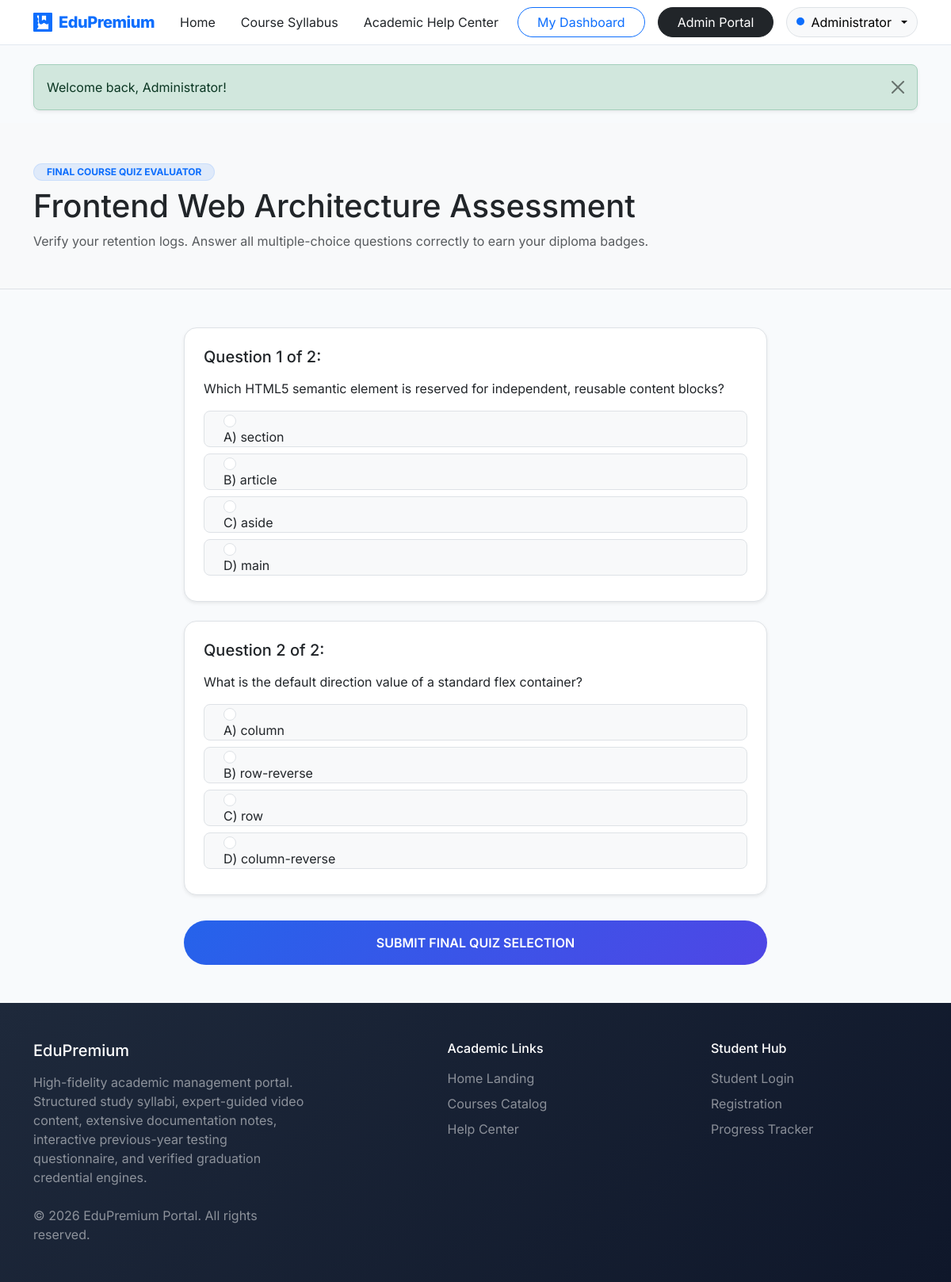
Page /quiz.php?course_id=1 (signed in) on the committed database.
### tables this page shows
CREATE TABLE IF NOT EXISTS `courses` (
  `id` INT AUTO_INCREMENT PRIMARY KEY,
  `title` VARCHAR(255) NOT NULL,
  `description` TEXT NOT NULL,
  `image` VARCHAR(255) DEFAULT 'https://images.unsplash.com/photo-1516321318423-f06f85e504b3?auto=format&fit=crop&w=600&q=80',
  `category` VARCHAR(100) NOT NULL,
  `created_at` TIMESTAMP DEFAULT CURRENT_TIMESTAMP
);

CREATE TABLE IF NOT EXISTS `quizzes` (
  `id` INT AUTO_INCREMENT PRIMARY KEY,
  `course_id` INT NOT NULL,
  `question` TEXT NOT NULL,
  `option_a` VARCHAR(255) NOT NULL,
  `option_b` VARCHAR(255) NOT NULL,
  `option_c` VARCHAR(255) NOT NULL,
  `option_d` VARCHAR(255) NOT NULL,
  `correct_option` ENUM('A', 'B', 'C', 'D') NOT NULL,
  FOREIGN KEY (`course_id`) REFERENCES `courses`(`id`) ON DELETE CASCADE
);

### quiz.php (the view, shortened to what this page needs)
<?php
require_once 'config.php';
$course_id = isset($_GET['course_id']) ? (int)$_GET['course_id'] : (isset($_POST['course_id']) ? (int)$_POST['course_id'] : 0);
$quiz_results = null;
try {
    $stmt = $pdo->prepare("SELECT * FROM courses WHERE id = ?");
    $stmt->execute([$course_id]);
    $course = $stmt->fetch();
    $stmt = $pdo->prepare("SELECT * FROM quizzes WHERE course_id = ? ORDER BY id ASC");
    $stmt->execute([$course_id]);
    $questions = $stmt->fetchAll();
} catch (PDOException $e) {
    die("Database Query Error: " . $e->getMessage());
}
require_once 'header.php';
?>
<div class="bg-light py-5 border-bottom">
    <div class="container">
        <span class="badge bg-primary bg-opacity-10 text-primary border border-primary border-opacity-10 px-3 py-1.5 rounded-pill text-xs font-bold text-uppercase mb-2">
            Final Course Quiz Evaluator
        </span>
        <h1 class="fw-extrabold text-dark tracking-tight mb-2"><?= htmlspecialchars($course['title']) ?> Assessment</h1>
        <p class="text-muted text-xs sm:text-sm mb-0">Verify your retention logs. Answer all multiple-choice questions correctly to earn your diploma badges.</p>
    </div>
</div>
<div class="container py-5">
    <div class="row justify-content-center">
        <div class="col-lg-8">
            <?php if ($quiz_results !== null): ?>
                <div class="card shadow p-4 rounded-4 bg-white border border-light text-center mb-5 animate-fade-in">
                    <div class="w-20 h-20 rounded-circle bg-primary bg-opacity-10 text-primary d-flex align-items-center justify-content-center mx-auto mb-3 shadow-sm">
                        <svg xmlns="http://www.w3.org/2000/svg" width="32" height="32" fill="currentColor" class="bi bi-award-fill text-primary" viewBox="0 0 16 16">
                            <path d="m8 0 1.669.086 1.619.29.154.026c.79.13 1.558.42 2.22.844l.116.08.136.107c.62.518 1.096 1.18 1.378 1.91l.047.135.039.143c.2.82.2 1.69 0 2.51l-.039.143-.047.135c-.282.73-.758 1.392-1.378 1.91l-.136.106-.116.08c-.662.425-1.429.715-2.22.844l-.154.026L9.67 12 8 12.086 6.331 12l-1.619-.29-.154-.026c-.79-.13-1.558-.42-2.22-.844l-.116-.08-.136-.107C1.42 10.145.944 9.482.662 8.75l-.047-.135L.576 8.47c-.2-.82-.2-1.69 0-2.51l.039-.143.047-.135c.282-.73.758-1.392 1.378-1.91l.136-.106.116-.08c.662-.425 1.429-.715 2.22-.844l.154-.026L6.33 0 8 0z"/>
                        </svg>
                    </div>
                    <h3 class="fw-black text-dark mb-1">Quiz Score Summary</h3>
                    <div class="display-3 fw-black text-primary my-3">
                        <?= $quiz_results['score'] ?> / <?= $quiz_results['total'] ?>
                    </div>
                    <div class="h5 font-bold text-dark mb-4">
                        <?= $quiz_results['percent'] ?>% Success Rating
                    </div>
                    <div class="p-3 rounded-3 bg-light border border-light max-w-md mx-auto mb-4">
                        <?php if ($quiz_results['percent'] >= 70): ?>
                            <span class="text-success text-xs font-bold d-flex align-items-center justify-content-center gap-1">
                                <span class="w-2.5 h-2.5 bg-success rounded-circle"></span>
                                <span>Congratulations! You passed the assessment.</span>
                            </span>
                        <?php else: ?>
                            <span class="text-danger text-xs font-bold d-flex align-items-center justify-content-center gap-1">
                                <span class="w-2.5 h-2.5 bg-danger rounded-circle"></span>
                                <span>Passing score is 70% or higher. Keep studying!</span>
                            </span>
                        <?php endif; ?>
                    </div>
                    <div class="d-flex justify-content-center gap-2 mb-4">
                        <a href="quiz.php?course_id=<?= $course_id ?>" class="btn btn-outline-primary rounded-pill px-4 text-xs font-bold">
                            Retry Assessment
                        </a>
                        <a href="dashboard.php" class="btn btn-primary rounded-pill px-4 text-xs font-bold">
                            View Dashboard Profile
                        </a>
                    </div>
                    <hr class="my-4 border-slate-100">
                    <div class="text-start mt-4">
                        <h5 class="fw-extrabold text-dark mb-3">Syllabus Answers Feedback Review</h5>
                        <div class="space-y-4">
                            <?php foreach ($quiz_results['graded'] as $index => $item): ?>
                                <div class="p-3 border rounded-3 mb-3 <?= $item['is_correct'] ? 'border-success-subtle bg-success bg-opacity-5' : 'border-danger-subtle bg-danger bg-opacity-5' ?>">
                                    <h6 class="fw-bold text-dark text-xs mb-2">Q<?= $index + 1 ?>: <?= htmlspecialchars($item['question']) ?></h6>
                                    <div class="row g-2 text-[11px] text-muted mb-2">
                                        <div class="col-sm-6">A: <?= htmlspecialchars($item['option_a']) ?></div>
                                        <div class="col-sm-6">B: <?= htmlspecialchars($item['option_b']) ?></div>
                                        <div class="col-sm-6">C: <?= htmlspecialchars($item['option_c']) ?></div>
                                        <div class="col-sm-6">D: <?= htmlspecialchars($item['option_d']) ?></div>
                                    </div>
                                    <div class="text-xs">
                                        <span class="me-3">Your answer: <strong><?= $item['submitted'] ?: 'No Choice Selected' ?></strong></span>
                                        <span>Correct answer: <strong><?= $item['correct'] ?></strong></span>
                                    </div>
                                </div>
                            <?php endforeach; ?>
                        </div>
                    </div>
                </div>
            <?php else: ?>
                <?php if (empty($questions)): ?>
                    <div class="card shadow p-5 rounded-4 bg-white border border-light text-center">
                        <div class="text-muted mb-3">No questions have been configured for this course's final assessment quiz yet.</div>
                        <a href="course.php?id=<?= $course_id ?>" class="btn btn-outline-primary rounded-pill px-4 text-xs">Return to Syllabus</a>
                    </div>
                <?php else: ?>
                    <form id="quiz-submit-form" method="POST" action="quiz.php" class="space-y-4">
                        <?php foreach ($questions as $index => $q): ?>
                            <div class="card shadow-sm border p-4 rounded-4 bg-white mb-4 quiz-question-card" id="q_card_<?= $q['id'] ?>" style="transition: border-color 0.2s ease;">
                                <h5 class="fw-extrabold text-dark text-sm mb-3">
                                    Question <?= $index + 1 ?> of <?= count($questions) ?>:
                                </h5>
                                <p class="text-dark font-semibold text-xs mb-3"><?= htmlspecialchars($q['question']) ?></p>
                                <div class="space-y-2 text-xs">
                                    <div class="form-check p-2.5 border rounded-3 bg-light mb-2">
                                        <input class="form-check-input ms-0 me-2" type="radio" required name="answers[<?= $q['id'] ?>]" id="opt_a_<?= $q['id'] ?>" value="A">
                                        <label class="form-check-label w-100" style="cursor: pointer;" for="opt_a_<?= $q['id'] ?>">
                                            A) <?= htmlspecialchars($q['option_a']) ?>
                                        </label>
                                    </div>
                                    <div class="form-check p-2.5 border rounded-3 bg-light mb-2">
                                        <input class="form-check-input ms-0 me-2" type="radio" required name="answers[<?= $q['id'] ?>]" id="opt_b_<?= $q['id'] ?>" value="B">
                                        <label class="form-check-label w-100" style="cursor: pointer;" for="opt_b_<?= $q['id'] ?>">
                                            B) <?= htmlspecialchars($q['option_b']) ?>
                                        </label>
                                    </div>
                                    <div class="form-check p-2.5 border rounded-3 bg-light mb-2">
                                        <input class="form-check-input ms-0 me-2" type="radio" required name="answers[<?= $q['id'] ?>]" id="opt_c_<?= $q['id'] ?>" value="C">
                                        <label class="form-check-label w-100" style="cursor: pointer;" for="opt_c_<?= $q['id'] ?>">
                                            C) <?= htmlspecialchars($q['option_c']) ?>
                                        </label>
                                    </div>
                                    <div class="form-check p-2.5 border rounded-3 bg-light mb-2">
                                        <input class="form-check-input ms-0 me-2" type="radio" required name="answers[<?= $q['id'] ?>]" id="opt_d_<?= $q['id'] ?>" value="D">
                                        <label class="form-check-label w-100" style="cursor: pointer;" for="opt_d_<?= $q['id'] ?>">
                                            D) <?= htmlspecialchars($q['option_d']) ?>
                                        </label>
                                    </div>
                                </div>
                            </div>
                        <?php endforeach; ?>
                        <div class="mt-4 pt-2">
                            <button type="submit" name="submit_quiz" class="btn btn-premium-primary w-100 py-3 font-bold text-xs uppercase text-uppercase">
                                Submit Final Quiz Selection
                            </button>
                        </div>
                    </form>
                <?php endif; ?>
            <?php endif; ?>
        </div>
    </div>
</div>
<?php require_once 'footer.php'; ?>

### css/style.css (style rules this page uses)
:root { --primary-gradient: linear-gradient(135deg, #2563eb, #4f46e5); --secondary-gradient: linear-gradient(135deg, #1e293b, #0f172a); --hover-transition: all 0.3s cubic-bezier(0.4, 0, 0.2, 1); }
body { font-family: 'Inter', system-ui, -apple-system, sans-serif; background-color: #f8fafc; color: #1e293b; }
.btn-premium-primary { background: var(--primary-gradient); color: #ffffff; border: none; border-radius: 9999px; font-weight: 600; padding: 0.625rem 1.5rem; transition: var(--hover-transition); }

### rows in the picture
courses: title "Frontend Web Architecture"
quizzes: count($questions) "2", question "Which HTML5 semantic element is reserved for independent, reusable content blocks?", option_a "section", option_b "article", option_c "aside", option_d "main"
quizzes: count($questions) "2", question "What is the default direction value of a standard flex container?", option_a "column", option_b "row-reverse", option_c "row", option_d "column-reverse"

### other values in the picture
$_SESSION['user_name'] "Administrator"
$_SESSION['flash_message'] "Welcome back, Administrator!"
